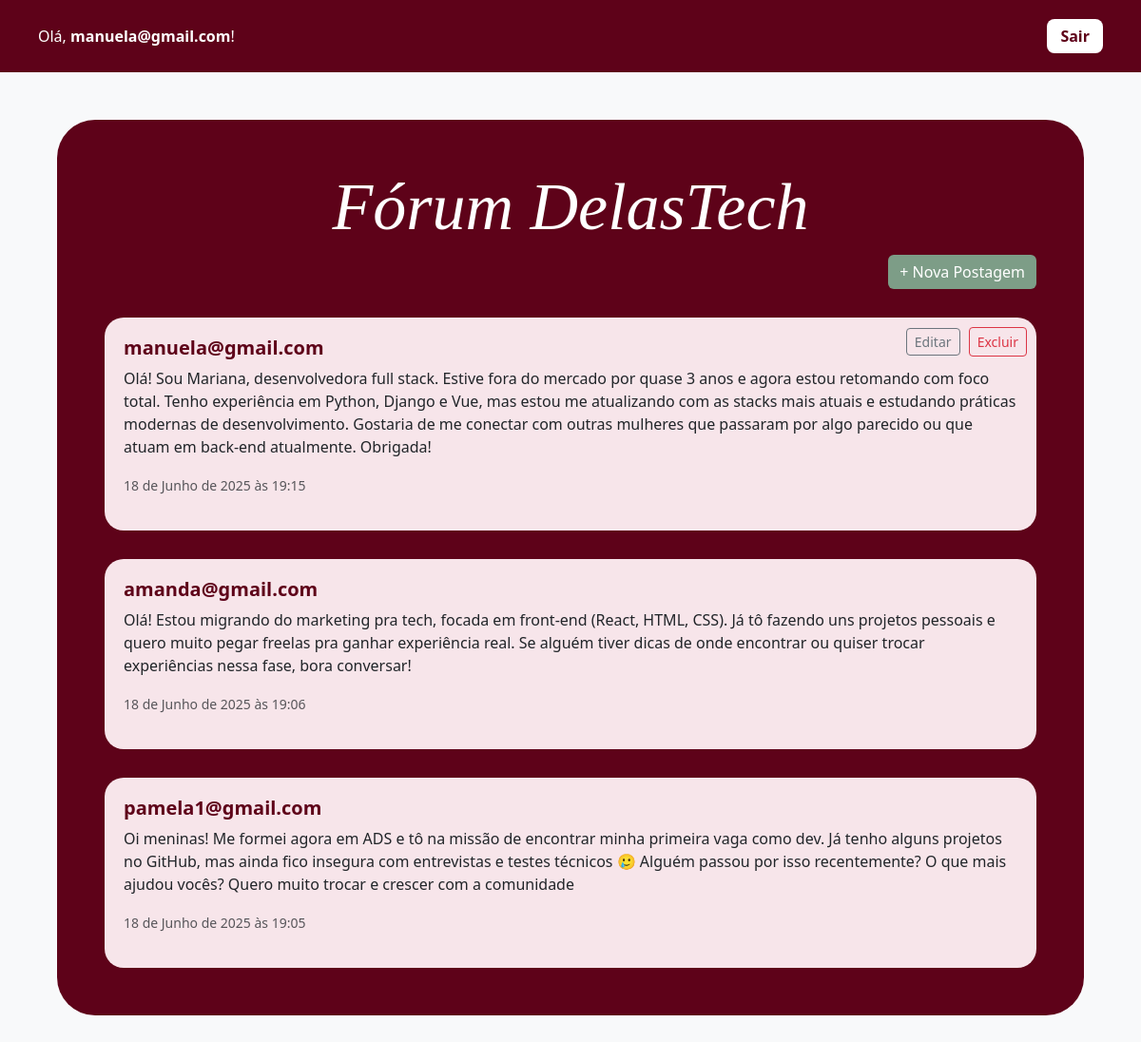
The page /forum/ (signed in) on the database its author committed.
### forum_app/models.py (models this page shows, shortened)
class Post(models.Model):
    autor = models.ForeignKey(User, on_delete=models.CASCADE)
    titulo = models.CharField(max_length=200)
    conteudo = models.TextField()
    criado_em = models.DateTimeField(auto_now_add=True)

### forum_app/views.py (the view)
# urls.py: path('', forum_home, name='forum_home'),
@login_required(login_url='login')
def forum_home(request):
    postagens = Post.objects.all().order_by('-criado_em')
    return render(request, 'forum_app/forum_home.html', {'postagens': postagens})

### forum_app/templates/forum_app/forum_home.html (shortened to what this page needs)
<!DOCTYPE html>
<html lang="pt-br">
<head>
  <link href="https://cdn.jsdelivr.net/npm/bootstrap@5.3.3/dist/css/bootstrap.min.css" rel="stylesheet">
</head>
<body class="bg-light">
  <div class="top-bar">
    <div>Olá, <strong>{{ request.user.username }}</strong>!</div>
    <form method="post" action="{% url 'logout' %}">
      <button type="submit" class="btn-logout">Sair</button>
    </form>
  </div>
  <main>
    <div class="forum-container">
      <h1 class="forum-title">Fórum DelasTech</h1>
      <div class="text-end mb-4">
        <a href="{% url 'criar_postagem' %}" class="btn btn-novo">+ Nova Postagem</a>
      </div>
      {% for postagem in postagens %}
        <div class="post-card">
          <h5>{{ postagem.autor }}</h5>
          <p>{{ postagem.conteudo }}</p>
          <p><small class="text-muted">{{ postagem.criado_em }}</small></p>
          {% if request.user == postagem.autor %}
            <div class="post-actions">
              <a href="{% url 'editar_postagem' postagem.id %}" class="btn btn-sm btn-outline-secondary">Editar</a>
              <form method="post" action="{% url 'excluir_postagem' postagem.id %}" style="display:inline;">
                <button type="submit" class="btn btn-sm btn-outline-danger">Excluir</button>
              </form>
            </div>
          {% endif %}
        </div>
      {% empty %}
        <p class="text-white">Nenhuma postagem ainda. Seja a primeira a compartilhar algo!</p>
      {% endfor %}
    </div>
  </main>
</body>
</html>

### forum_app/templates/forum_app/forum_home.html (style rules this page uses)
.forum-container { background-color: #5e0219; padding: 50px; border-radius: 40px; margin: 50px auto; width: 90%; }
.forum-title { font-family: serif; font-style: italic; font-size: 70px; text-align: center; color: white; }
.post-card { background-color: #f7e5ea; padding: 20px; border-radius: 20px; margin-top: 30px; position: relative; }
.post-card h5 { color: #5e0219; font-weight: bold; }
.btn-novo { background-color: #7d9d87; color: #fff; border: none; }
.top-bar { display: flex; justify-content: space-between; align-items: center; padding: 20px 40px; background-color: #5e0219; color: white; }
.btn-logout { background-color: white; color: #5e0219; font-weight: bold; border: none; padding: 6px 14px; border-radius: 8px; }
.post-actions { position: absolute; top: 10px; right: 10px; }
.post-actions a, .post-actions form { display: inline; }
.post-actions button { margin-left: 5px; }

### rows shown on the page
Post: autor "manuela@gmail.com", conteudo "Olá! Sou Mariana, desenvolvedora full stack. Estive fora do mercado por quase 3 anos e agora estou retomando com foco total. Tenho experiência em Python, Django e Vue, mas estou me atualizando com as stacks mais atuais e estudando práticas modernas de desenvolvimento. Gostaria de me conectar com outras mulheres que passaram por algo parecido ou que atuam em back-end atualmente. Obrigada!", criado_em "18 de Junho de 2025 às 19:15", shows "Editar"
Post: autor "amanda@gmail.com", conteudo "Olá! Estou migrando do marketing pra tech, focada em front-end (React, HTML, CSS). Já tô fazendo uns projetos pessoais e quero muito pegar freelas pra ganhar experiência real. Se alguém tiver dicas de onde encontrar ou quiser trocar experiências nessa fase, bora conversar!", criado_em "18 de Junho de 2025 às 19:06"
Post: autor "pamela1@gmail.com", conteudo "Oi meninas! Me formei agora em ADS e tô na missão de encontrar minha primeira vaga como dev. Já tenho alguns projetos no GitHub, mas ainda fico insegura com entrevistas e testes técnicos 🥲 Alguém passou por isso recentemente? O que mais ajudou vocês? Quero muito trocar e crescer com a comunidade", criado_em "18 de Junho de 2025 às 19:05"

### other values the page prints
{{ request.user.username }} "manuela@gmail.com"
